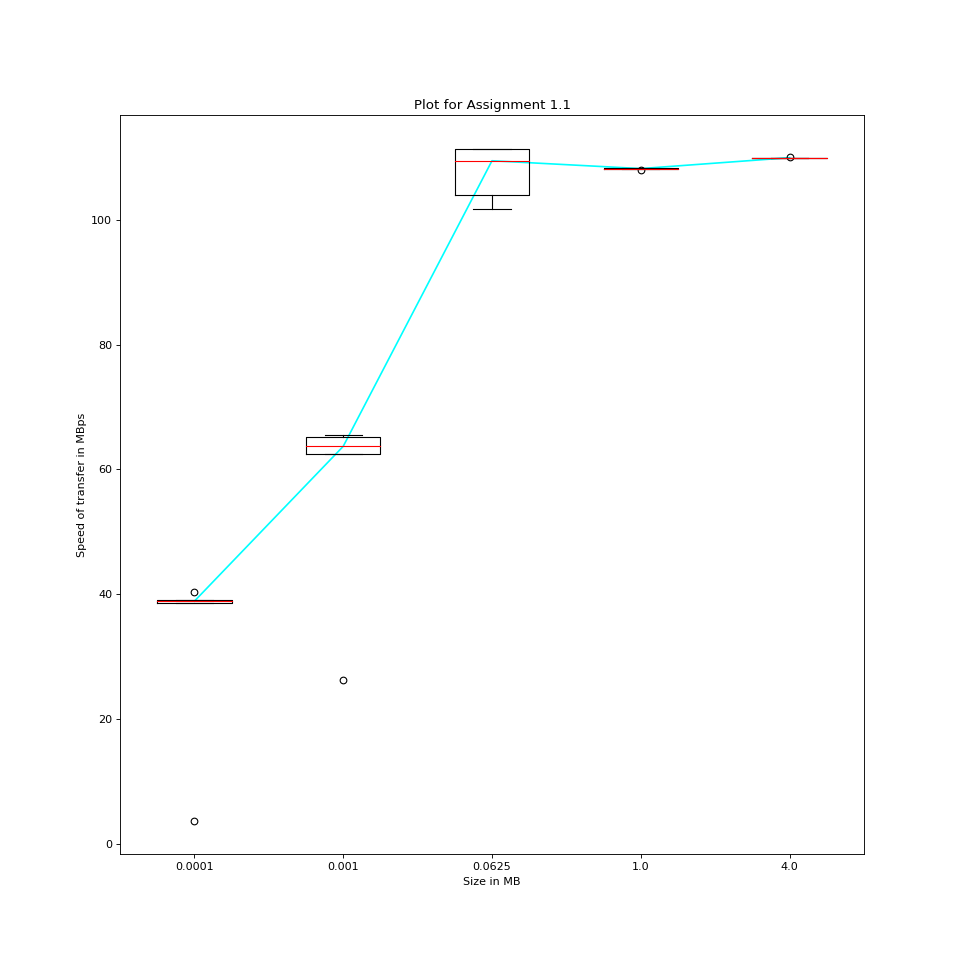

This chart was generated by the following Python code:
from matplotlib import pyplot as plt
import numpy as np

data_size = [128, 1024, 65536, 1048576, 4194304]
times = []
speeds = []
for d_size in [0,1,2,3,4]:
    filename = "{}.txt".format(d_size)
    data_file = open(filename, "r")
    line = data_file.readline()
    time1 = []
    speed1 = []
    while line:
        m_time = max(list(map(float, line.split(','))))
        time1.append(m_time)
        speed1.append(data_size[d_size]*100/(1024*1024*m_time))
        line = data_file.readline()

    times.append(time1)
    speeds.append(speed1)



print(speeds)
colors = ["red", "blue", "green", "cyan", "orange", "purple"]
plt.figure(figsize=(12,12), dpi=80)
plt.plot(range(1,6), np.array([np.median(j) for j in speeds]), color = colors[3])
plt.boxplot(speeds, labels=[round(i/(1024*1024), 4) for i in data_size], medianprops={'color': colors[0]})

plt.xlabel("Size in MB")
plt.ylabel("Speed of transfer in MBps")
plt.title("Plot for Assignment 1.1")
plt.savefig("plot1.png")
